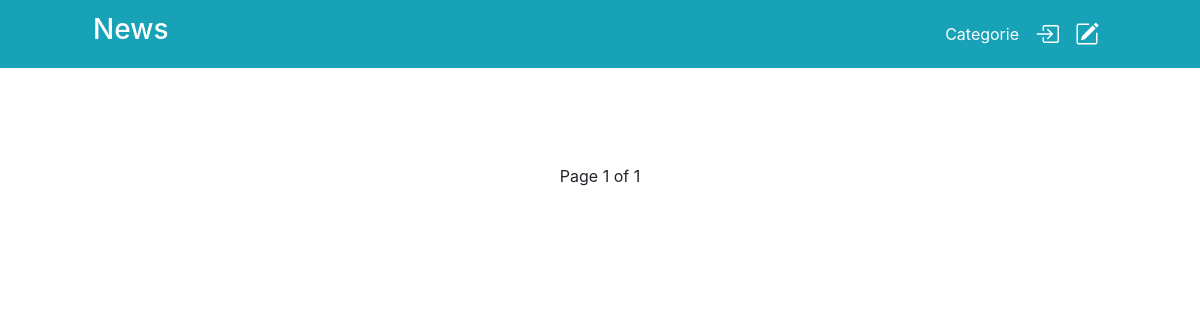
/, run on an earlier commit of the app's database.
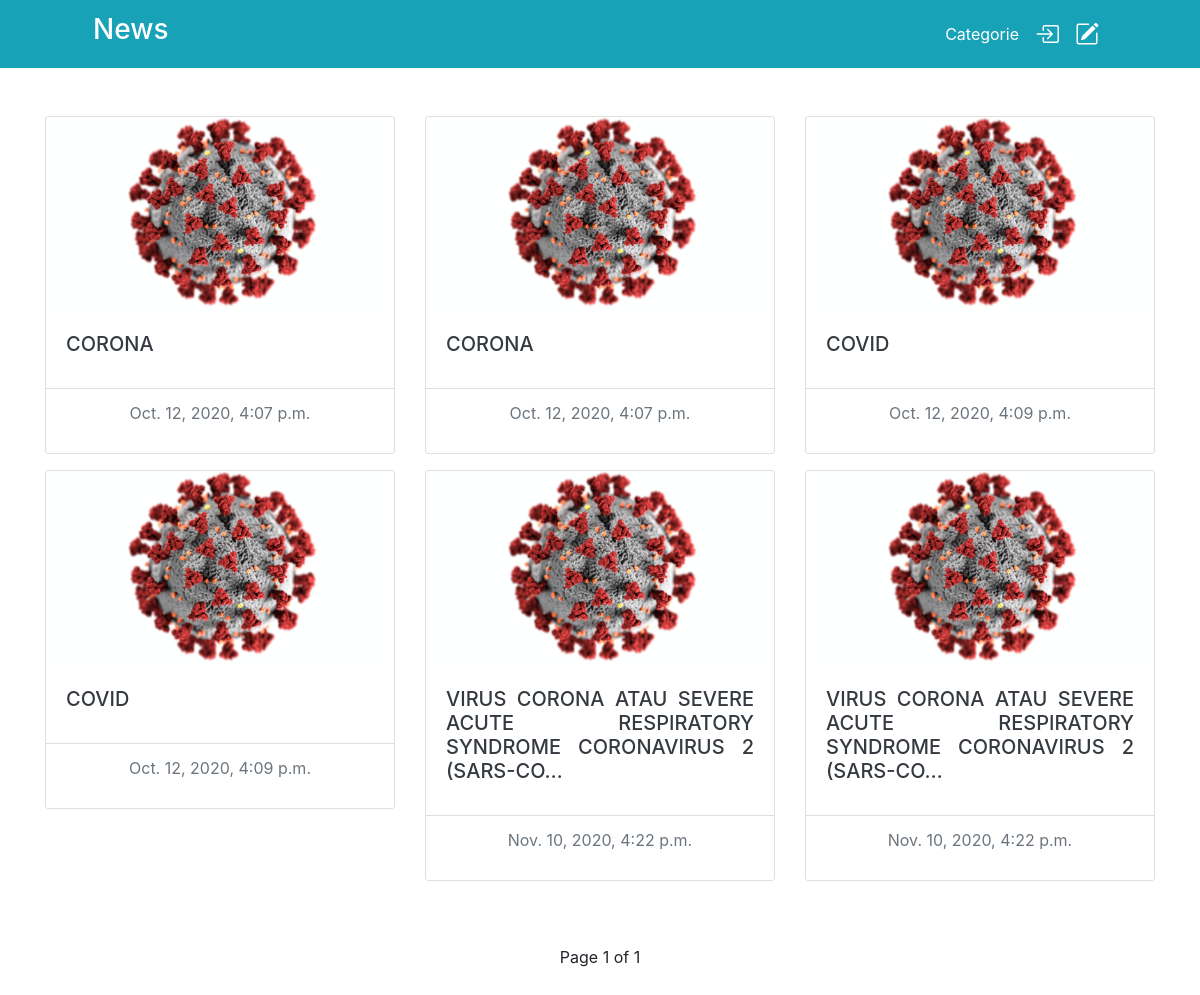
And on a later commit of the database.
### home/models.py (models this page shows, shortened)
class Blog(models.Model):
    title = models.CharField(max_length=100)
    date_add = models.DateTimeField(auto_now_add=True)
    image = models.ImageField(upload_to='static/img/blog/%Y/%m/%d/', height_field=None, width_field=None, max_length=None)
    reporter = models.ForeignKey(AUTH_USER_MODEL, on_delete=models.CASCADE)
    content = models.TextField()
    categorie = models.ForeignKey(Category, on_delete=models.CASCADE)
    status = models.BooleanField(default=True)
    viewer = models.IntegerField(default=0)
    class Meta:
        verbose_name = "Blog"
        verbose_name_plural = "Blogs"

### home/views.py (the view)
# urls.py: path('', views.index, name='index'),
def index(request):
    getData = Blog.objects.filter(status=True).order_by('date_add')
    paginator = Paginator(getData, 20)
    pageNum = request.GET.get('page')
    data_result = paginator.get_page(pageNum)
    return render(request, 'home/index.html', {
        'data': data_result,
    })

### templates/home/index.html (shortened to what this page needs)
{% extends 'base.html' %}
{% load static %}
{% block content %}
<div class="container my-5">
    <div class="row justify-content-around">
        {% for i in data %}
        <div class="col-sm-4">
            <div class="card mb-3 mx-auto">
                <a href="post/{{i.id}}/">
                    <img src="{{i.image}}" alt="{{i.title}}" class="card-img-top">
                    <div class="card-body">
                        <h5 class="card-title text-uppercase text-dark text-break text-justify">
                            {{ i.title|truncatechars:75 }}
                        </h5>
                    </div>
                </a>
                <div class="card-footer text-center bg-white">
                    <p class="text-muted">{{i.date_add}}</p>
                </div>
            </div>
        </div>
        {% endfor %}
    </div>
</div>
<div class="container my-3">
    <div class="row">
        <div class="col text-center">
            <span>Page {{data.number}} of {{data.paginator.num_pages}}</span>
        </div>
    </div>
</div>
{% endblock content %}

### templates/base.html (shortened to what this page needs)
{% load static %}
<html lang="en">
<head>
    <link rel="stylesheet" href="{% static 'bootstrap/css/bootstrap.min.css' %}">
</head>
<body>
    {% if request.user.is_authenticated %}
    <nav class="navbar navbar-expand-lg navbar-dark bg-info">
        <div class="container">
            <a class="navbar-brand ml-5" href="{% url 'home:index' %}">
                <h3>News</h3>
            </a>
            <button class="navbar-toggler" type="button" data-toggle="collapse" data-target="#navbarSupportedContent"
                aria-controls="navbarSupportedContent" aria-expanded="false" aria-label="Toggle navigation">
                <span class="navbar-toggler-icon"></span>
            </button>
            <div class="collapse navbar-collapse mr-5" id="navbarSupportedContent">
                <ul class="navbar-nav ml-lg-auto text-center">
                    <li class="nav-item active">
                        <a class="nav-link text-capitalize" href="{% url 'home:category-list' %}">Categorie</a>
                    </li>
                    <li class="nav-item active">
                        <a class="nav-link text-capitalize" href="{% url 'logout' %}">
                            <svg width="1.5em" height="1.5em" viewBox="0 0 16 16" class="bi bi-box-arrow-right"
                                fill="currentColor" xmlns="http://www.w3.org/2000/svg">
                                <path fill-rule="evenodd"
                                    d="M10 12.5a.5.5 0 0 1-.5.5h-8a.5.5 0 0 1-.5-.5v-9a.5.5 0 0 1 .5-.5h8a.5.5 0 0 1 .5.5v2a.5.5 0 0 0 1 0v-2A1.5 1.5 0 0 0 9.5 2h-8A1.5 1.5 0 0 0 0 3.5v9A1.5 1.5 0 0 0 1.5 14h8a1.5 1.5 0 0 0 1.5-1.5v-2a.5.5 0 0 0-1 0v2z" />
                                <path fill-rule="evenodd"
                                    d="M15.854 8.354a.5.5 0 0 0 0-.708l-3-3a.5.5 0 0 0-.708.708L14.293 7.5H5.5a.5.5 0 0 0 0 1h8.793l-2.147 2.146a.5.5 0 0 0 .708.708l3-3z" />
                            </svg>
                        </a>
                    </li>
                </ul>
            </div>
        </div>
    </nav>
    {% else %}
    <nav class="navbar navbar-expand-lg navbar-dark bg-info">
        <div class="container">
            <a class="navbar-brand ml-5" href="{% url 'home:index' %}">
                <h3>News</h3>
            </a>
            <div class="collapse navbar-collapse mr-5" id="navbarSupportedContent">
                <ul class="navbar-nav ml-lg-auto text-center">
                    <li class="nav-item active">
                        <a class="nav-link text-capitalize" href="{% url 'home:category-list' %}">Categorie</a>
                    </li>
                    <li class="nav-item active">
                        <a class="nav-link text-capitalize" href="{% url 'login' %}">
                        </a>
                    </li>
                    <li class="nav-item active">
                        <a class="nav-link text-capitalize" href="{% url 'register' %}">
                        </a>
                    </li>
                </ul>
            </div>
        </div>
    </nav>
    {% endif %}
    {% block content %}
    {% endblock content %}
</body>
</html>

What changed in the data, as far as the page shows it:
added Blog: image (picture), title "CORONA", date_add "Oct. 12, 2020, 4:07 p.m."
added Blog: image (picture), title "CORONA", date_add "Oct. 12, 2020, 4:07 p.m."
added Blog: image (picture), title "COVID", date_add "Oct. 12, 2020, 4:09 p.m."
added Blog: image (picture), title "COVID", date_add "Oct. 12, 2020, 4:09 p.m."
added Blog: image (picture), title "VIRUS CORONA ATAU SEVERE ACUTE RESPIRATORY SYNDROME CORONAVIRUS 2 (SARS-CO…", date_add "Nov. 10, 2020, 4:22 p.m."
added Blog: image (picture), title "VIRUS CORONA ATAU SEVERE ACUTE RESPIRATORY SYNDROME CORONAVIRUS 2 (SARS-CO…", date_add "Nov. 10, 2020, 4:22 p.m."
